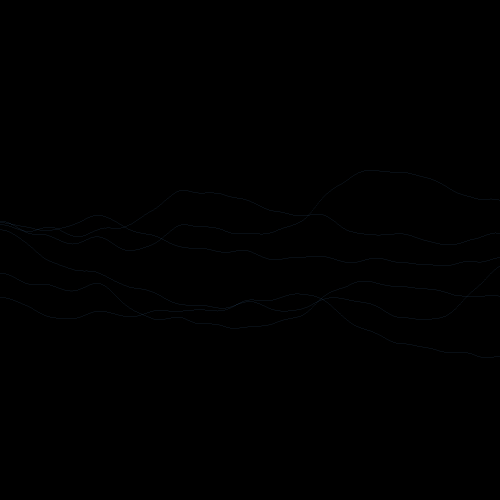
Frame 1 (no input)
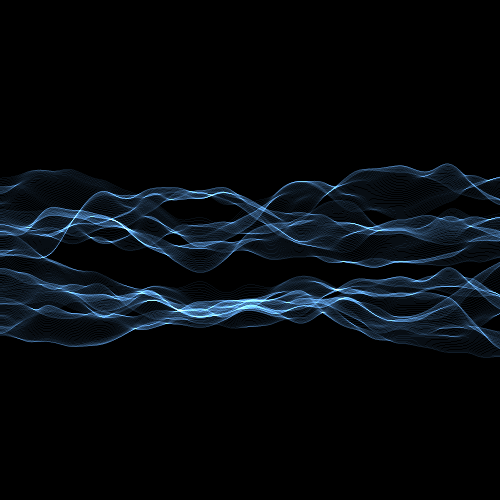
Frame 60 (the mouse pressed at the canvas centre just before this capture)
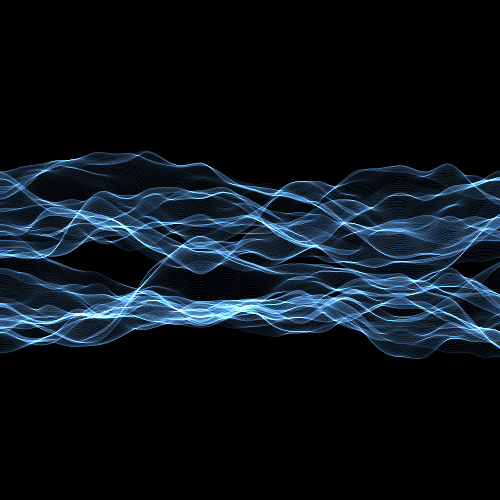
Frame 120 (the mouse held since frame 60 and released just before this capture)

The Processing sketch that drew these frames (run headless with seeded random() and noise(); from frame 60 on, the mouse is pressed at the canvas centre):

// Processing sketch: PerlinNoiseWave
// ── PerlinNoiseWave.pde
void setup() {
  size(500, 500);
  background(0);
  blendMode(ADD);
}

void draw() {
  stroke(87, 139, 186, 20);
  for (float i=0; i<6; i++) {
    for (float x=0; x<width; x+=.5) {
      point(x, 100+(i*30)+noise(frameCount*.01, x*.005, i)*200);
    }
  }
}

//マウスクリックで画面をリセット
void mousePressed(){
  background(0);
}
